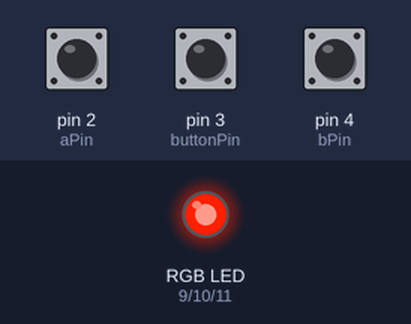
Bench run of a sketch on a simulated Arduino Uno, built with avr-gcc and run on an emulated ATmega328P. Shown: an RGB LED mixed from three pins (HIGH = lit). Dashed ring = blinking. The test bench sets the inputs (shaded band); at power-on: pin 2 (aPin) HIGH, pin 3 (buttonPin) HIGH, pin 4 (bPin) HIGH. What the sketch prints to the serial monitor is not drawn.

Above: at 1.2 s.
1.3 s: pin 2 (aPin) pulled LOW for 1 s
At 3.1 s:
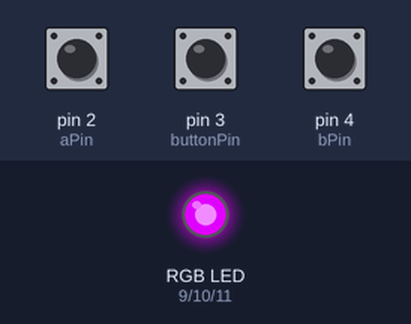
4.3 s: pin 3 (buttonPin) pulled LOW for 1 s
At 4.65 s:
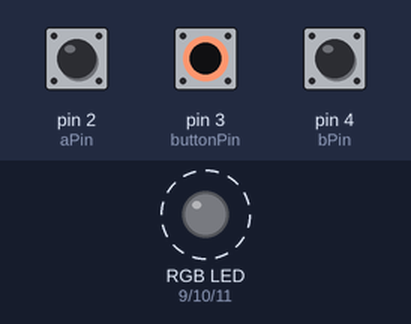
6.8 s: pin 2 (aPin) pulled LOW for 0.15 s
At 8.1 s:
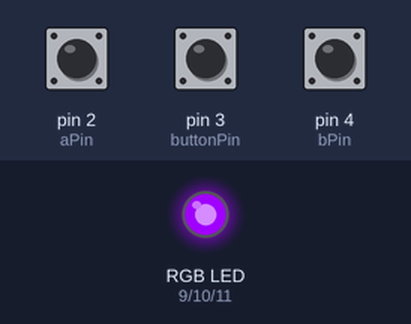
8.5 s: pin 2 (aPin) pulled LOW for 0.15 s
At 9.4 s:
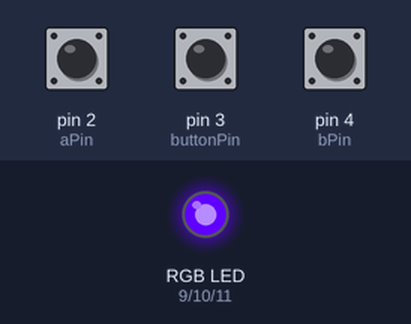
10.2 s: pin 2 (aPin) pulled LOW for 3.2 s
At 14.5 s:
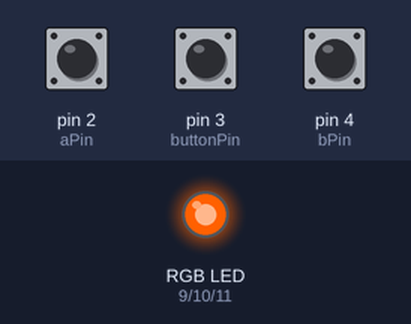
14.9 s: pin 2 (aPin) pulled LOW for 0.15 s
At 15.8 s:
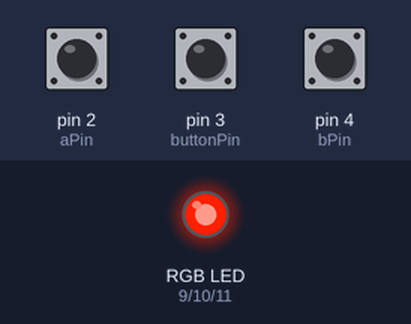
Timing chart, 0 to 17.6 s (numbered marks = the images above; inputs shaded):
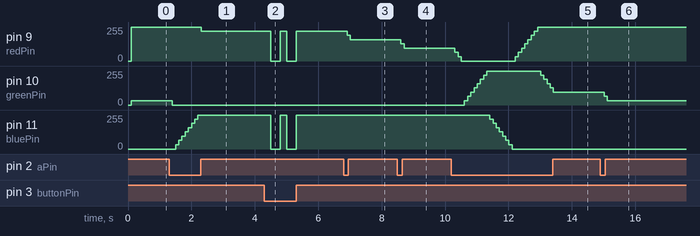

Measured:
- after the input at 1.3 s, pin 9 (redPin): 255/255 → 224/255 after 1.0 s; pin 10 (greenPin): 32/255 → 0/255 after 0.10 s; pin 11 (bluePin): moves from 0/255 to 255/255 over 0.70 s, starting after 0.20 s
- after the input at 4.3 s, pin 9 (redPin): alternates 224/255 for 0.20 s and 0/255 for 0.30 s, 4 changes in all, then stays 224/255, starting after 0.21 s; pin 11 (bluePin): alternates 255/255 for 0.20 s and 0/255 for 0.30 s, 4 changes in all, then stays 255/255, starting after 0.21 s
- after the input at 6.8 s, pin 9 (redPin): 224/255 → 192/255 after 0.11 s, → 160/255 0.10 s later
- after the input at 8.5 s, pin 9 (redPin): 160/255 → 128/255 after 0.11 s, → 96/255 0.10 s later
- after the input at 10.2 s, pin 9 (redPin): 96/255 → 64/255 after 0.11 s, → 32/255 0.10 s later, → 0/255 0.10 s later, → 32/255 1.7 s later, … (11 changes in this stretch); pin 10 (greenPin): rises from 0/255 to 255/255 in 0.70 s, then falls to 96/255 in 2.1 s; pin 11 (bluePin): moves from 255/255 to 0/255 over 0.70 s, starting after 1.2 s
- after the input at 14.9 s, pin 10 (greenPin): 96/255 → 64/255 after 0.12 s, → 32/255 0.10 s later

The sketch:

led_multi.ino
```cpp
// Project 14 - Multicolor light display

int redPin = 9;
int greenPin = 10;
int bluePin = 11;
int aPin = 2;
int bPin = 4;
int buttonPin = 3;

boolean isOn = true;
int color = 0;

long colors[48]= {
  0xFF2000, 0xFF4000, 0xFF6000, 0xFF8000, 0xFFA000, 0xFFC000, 0xFFE000, 0xFFFF00,
  0xE0FF00, 0xC0FF00, 0xA0FF00, 0x80FF00, 0x60FF00, 0x40FF00, 0x20FF00, 0x00FF00,
  0x00FF20, 0x00FF40, 0x00FF60, 0x00FF80, 0x00FFA0, 0x00FFC0, 0x00FFE0, 0x00FFFF,
  0x00E0FF, 0x00C0FF, 0x00A0FF, 0x0080FF, 0x0060FF, 0x0040FF, 0x0020FF, 0x0000FF,
  0x2000FF, 0x4000FF, 0x6000FF, 0x8000FF, 0xA000FF, 0xC000FF, 0xE000FF, 0xFF00FF,
  0xFF00E0, 0xFF00C0, 0xFF00A0, 0xFF0080, 0xFF0060, 0xFF0040, 0xFF0020, 0xFF0000
};

void setup()
{
  pinMode(aPin, INPUT_PULLUP);
  pinMode(bPin, INPUT_PULLUP);
  pinMode(buttonPin, INPUT_PULLUP);
  pinMode(redPin, OUTPUT);
  pinMode(greenPin, OUTPUT);
  pinMode(bluePin, OUTPUT);
  Serial.begin(9600);
}

void loop()
{
  if (digitalRead(buttonPin) == LOW)
  {
    isOn = ! isOn;
    delay(200);    // de-bounce
  }
  if (isOn)
  {
    int change = getEncoderTurn();
    Serial.println(change);
    color = color + change;
    if (color < 0)
    {
      color = 47;
    }
    else if (color > 47)
    {
      color = 0;
    }
    setColor(colors[color]);
  }
  else
  {
   setColor(0);
  }
}

int getEncoderTurn()
{
  // return -1, 0, or +1
  static int oldA = LOW;
  static int oldB = LOW;
  int result = 0;
  int newA = digitalRead(aPin);
  int newB = digitalRead(bPin);
//  Serial.println(newA);
//  Serial.println(newB);
  if (newA == LOW)
  {
    // something has changed
    if (true)
    {
      result = -(oldB * 2 - 1);
    }
  }
  oldA = newA;
  oldB = newB;
  delay(100);
  return result;
}

void setColor(long rgb)
{
  int red = rgb >> 16;
  int green = (rgb >> 8) & 0xFF;
  int blue = rgb & 0xFF;
  analogWrite(redPin, red);
  analogWrite(greenPin, green);
  analogWrite(bluePin, blue);
}
```
